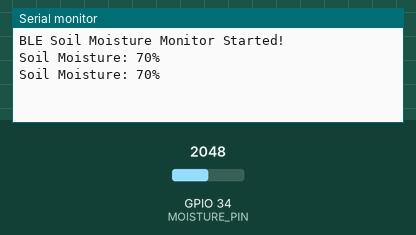
Recording of a sketch running on a simulated ESP32. Shown: the last lines printed to the serial monitor. The test bench sets the inputs (shaded band); at power-on: GPIO 34 (MOISTURE_PIN) = 2048. Nothing arrives over Bluetooth unless stated; a phone connects over Bluetooth LE 3 s after start.

Above: at 2.8 s.
2.9 s: GPIO 34 (MOISTURE_PIN) set to 2866
At 5.2 s:
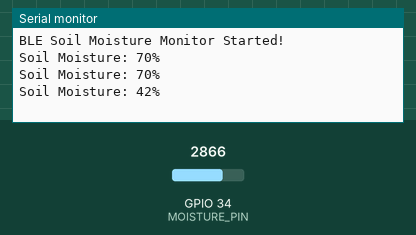
5.6 s: GPIO 34 (MOISTURE_PIN) set to 3603
At 6.9 s:
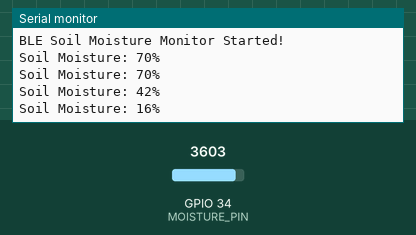
Timing chart, 0 to 8.6 s (numbered marks = the images above; inputs shaded):
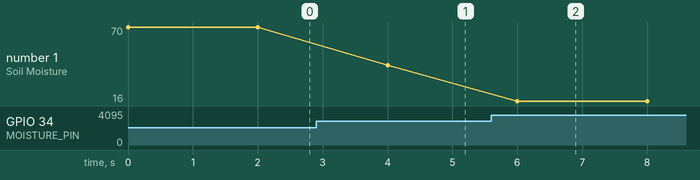

Measured:
- after the input at 2.9 s, the serial monitor: prints a new line after 1.1 s (image 1)
- after the input at 5.6 s, the serial monitor: prints a new line after 0.40 s (image 2)
- plotted number 1: 70 → 42 after the input at 2.9 s, 42 → 16 after the input at 5.6 s

The sketch:

amble.ino
```cpp
#include <BLEDevice.h>
#include <BLEServer.h>
#include <BLEUtils.h>
#include <BLE2902.h>

#define MOISTURE_PIN 34  // Analog pin for soil moisture sensor

BLEServer *pServer = NULL;
BLECharacteristic *pCharacteristic = NULL;
bool deviceConnected = false;

// Custom BLE Service & Characteristic UUIDs
#define SERVICE_UUID "12345678-1234-5678-1234-56789abcdef0"
#define CHARACTERISTIC_UUID "87654321-4321-6789-4321-fedcba987654"

class MyServerCallbacks : public BLEServerCallbacks {
    void onConnect(BLEServer* pServer) {
        deviceConnected = true;
    }
    void onDisconnect(BLEServer* pServer) {
        deviceConnected = false;
    }
};

void setup() {
    Serial.begin(115200);

    // Initialize BLE
    BLEDevice::init("ESP32 Soil Sensor");
    pServer = BLEDevice::createServer();
    pServer->setCallbacks(new MyServerCallbacks());

    // Create BLE Service
    BLEService *pService = pServer->createService(SERVICE_UUID);

    // Create BLE Characteristic
    pCharacteristic = pService->createCharacteristic(
                        CHARACTERISTIC_UUID,
                        BLECharacteristic::PROPERTY_READ |
                        BLECharacteristic::PROPERTY_NOTIFY
                      );
    pCharacteristic->addDescriptor(new BLE2902());

    pService->start();
    BLEAdvertising *pAdvertising = BLEDevice::getAdvertising();
    pAdvertising->addServiceUUID(SERVICE_UUID);
    pAdvertising->start();

    Serial.println("BLE Soil Moisture Monitor Started!");
}

void loop() {
    int moisture = analogRead(MOISTURE_PIN);
    int moisturePercentage = map(moisture, 4095, 1200, 0, 100);  // Convert to percentage

    Serial.print("Soil Moisture: ");
    Serial.print(moisturePercentage);
    Serial.println("%");

    if (deviceConnected) {
        String moistureData = "Moisture:" + String(moisturePercentage) + "%";
        pCharacteristic->setValue(moistureData.c_str());
        pCharacteristic->notify();
    }

    delay(2000);  // Update every 2 seconds
}
```
